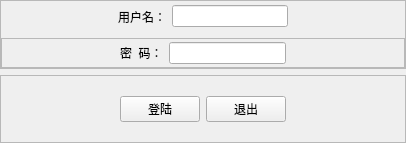
<?xml version="1.0" encoding="UTF-8"?>
<ui version="4.0">
 <class>Widget</class>
 <widget class="QWidget" name="Widget">
  <property name="geometry">
   <rect>
    <x>0</x>
    <y>0</y>
    <width>406</width>
    <height>143</height>
   </rect>
  </property>
  <property name="windowTitle">
   <string>Widget</string>
  </property>
  <layout class="QGridLayout" name="gridLayout_2">
   <property name="leftMargin">
    <number>0</number>
   </property>
   <property name="topMargin">
    <number>0</number>
   </property>
   <property name="rightMargin">
    <number>0</number>
   </property>
   <property name="bottomMargin">
    <number>0</number>
   </property>
   <item row="0" column="0">
    <widget class="QFrame" name="frame_2">
     <property name="frameShape">
      <enum>QFrame::StyledPanel</enum>
     </property>
     <property name="frameShadow">
      <enum>QFrame::Raised</enum>
     </property>
     <layout class="QGridLayout" name="gridLayout">
      <property name="leftMargin">
       <number>0</number>
      </property>
      <property name="topMargin">
       <number>0</number>
      </property>
      <property name="rightMargin">
       <number>0</number>
      </property>
      <property name="bottomMargin">
       <number>0</number>
      </property>
      <item row="1" column="0">
       <widget class="QFrame" name="frame">
        <property name="frameShape">
         <enum>QFrame::StyledPanel</enum>
        </property>
        <property name="frameShadow">
         <enum>QFrame::Raised</enum>
        </property>
        <layout class="QHBoxLayout" name="horizontalLayout_4">
         <property name="leftMargin">
          <number>0</number>
         </property>
         <property name="topMargin">
          <number>0</number>
         </property>
         <property name="rightMargin">
          <number>0</number>
         </property>
         <property name="bottomMargin">
          <number>0</number>
         </property>
         <item>
          <spacer name="horizontalSpacer_4">
           <property name="orientation">
            <enum>Qt::Horizontal</enum>
           </property>
           <property name="sizeHint" stdset="0">
            <size>
             <width>40</width>
             <height>20</height>
            </size>
           </property>
          </spacer>
         </item>
         <item>
          <widget class="QLabel" name="label_2">
           <property name="text">
            <string>密  码：</string>
           </property>
          </widget>
         </item>
         <item>
          <widget class="QLineEdit" name="lineEdit_2"/>
         </item>
         <item>
          <spacer name="horizontalSpacer_5">
           <property name="orientation">
            <enum>Qt::Horizontal</enum>
           </property>
           <property name="sizeHint" stdset="0">
            <size>
             <width>40</width>
             <height>20</height>
            </size>
           </property>
          </spacer>
         </item>
        </layout>
       </widget>
      </item>
      <item row="0" column="0">
       <widget class="QWidget" name="widget" native="true">
        <layout class="QHBoxLayout" name="horizontalLayout_3">
         <property name="leftMargin">
          <number>0</number>
         </property>
         <property name="topMargin">
          <number>0</number>
         </property>
         <property name="rightMargin">
          <number>0</number>
         </property>
         <property name="bottomMargin">
          <number>0</number>
         </property>
         <item>
          <spacer name="horizontalSpacer_2">
           <property name="orientation">
            <enum>Qt::Horizontal</enum>
           </property>
           <property name="sizeHint" stdset="0">
            <size>
             <width>40</width>
             <height>20</height>
            </size>
           </property>
          </spacer>
         </item>
         <item>
          <widget class="QLabel" name="label">
           <property name="text">
            <string>用户名：</string>
           </property>
          </widget>
         </item>
         <item>
          <widget class="QLineEdit" name="lineEdit"/>
         </item>
         <item>
          <spacer name="horizontalSpacer_3">
           <property name="orientation">
            <enum>Qt::Horizontal</enum>
           </property>
           <property name="sizeHint" stdset="0">
            <size>
             <width>40</width>
             <height>20</height>
            </size>
           </property>
          </spacer>
         </item>
        </layout>
       </widget>
      </item>
     </layout>
    </widget>
   </item>
   <item row="1" column="0">
    <widget class="QFrame" name="frame_3">
     <property name="frameShape">
      <enum>QFrame::StyledPanel</enum>
     </property>
     <property name="frameShadow">
      <enum>QFrame::Raised</enum>
     </property>
     <layout class="QHBoxLayout" name="horizontalLayout_5">
      <property name="leftMargin">
       <number>0</number>
      </property>
      <property name="topMargin">
       <number>0</number>
      </property>
      <property name="rightMargin">
       <number>0</number>
      </property>
      <property name="bottomMargin">
       <number>0</number>
      </property>
      <item>
       <spacer name="horizontalSpacer">
        <property name="orientation">
         <enum>Qt::Horizontal</enum>
        </property>
        <property name="sizeHint" stdset="0">
         <size>
          <width>40</width>
          <height>20</height>
         </size>
        </property>
       </spacer>
      </item>
      <item>
       <widget class="QPushButton" name="pushButton">
        <property name="text">
         <string>登陆</string>
        </property>
       </widget>
      </item>
      <item>
       <widget class="QPushButton" name="pushButton_2">
        <property name="text">
         <string>退出</string>
        </property>
       </widget>
      </item>
      <item>
       <spacer name="horizontalSpacer_6">
        <property name="orientation">
         <enum>Qt::Horizontal</enum>
        </property>
        <property name="sizeHint" stdset="0">
         <size>
          <width>7</width>
          <height>7</height>
         </size>
        </property>
       </spacer>
      </item>
     </layout>
    </widget>
   </item>
  </layout>
 </widget>
 <layoutdefault spacing="6" margin="11"/>
 <resources/>
 <connections/>
</ui>
